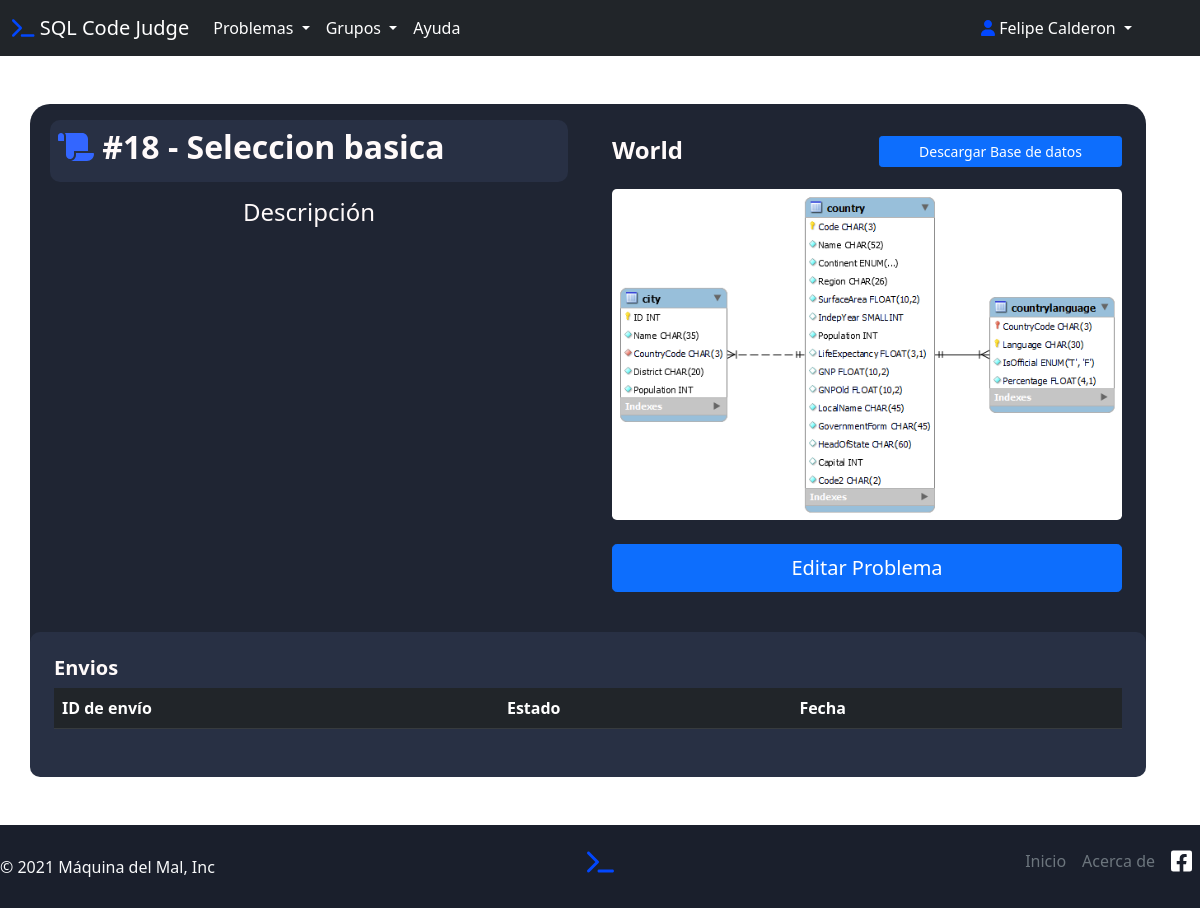
Page /php/Problema.php?id=18 (signed in) on the committed database.
### tables this page shows
CREATE TABLE `problema` (
  `idPROBLEMA` int(11) NOT NULL,
  `Titulo` varchar(45) NOT NULL,
  `Descripcion` longtext NOT NULL,
  `DOCENTE_idUsuario` int(11) NOT NULL,
  `Solucion` longtext NOT NULL,
  `CATEGORIA_idCATEGORIA` int(11) NOT NULL,
  `dificultad` enum('Basico','Intermedio','Avanzado') NOT NULL,
  `NombreBaseDatos` enum('World','Sakila','Nwind') NOT NULL
);

### data/problemaDAO.php (called while the page is built, shortened)
<?php
    class problemaDao{
        private $mysqli;
        public function __construct($conexion)
        {
            $this->mysqli = $conexion;
        }
        public function obtenerProblemaPorID($id){
            $sql = "SELECT idProblema,Titulo,descripcion,NombreBaseDatos FROM problema where idProblema=$id;";
            $consulta = mysqli_query($this->mysqli,$sql);
            $row = mysqli_fetch_array($consulta);
            $problema = new Problem();
            $problema->idProblema=$row[0];
            $problema->Titulo=$row[1];
            $problema->Descripcion=$row[2];
            $problema->nombreBaseDatos=$row[3];
            return $problema;
        }
    }
?>

### php/Problema.php (the view, shortened to what this page needs)
<?php
include_once("../data/problemaDAO.php");
$id = $_GET["id"];
$conexion = conectar();
$operaciones = new problemaDAO($conexion);
$problema = $operaciones->obtenerProblemaPorID($id);
?>
<!DOCTYPE html>
<html lang="es">
<head>
    <link rel="stylesheet" href="../css/style-problems.css">
    <link rel="stylesheet" href="../css/style-main.css">
    <link href="https://cdn.jsdelivr.net/npm/bootstrap@5.1.1/dist/css/bootstrap.min.css" rel="stylesheet">
</head>
<body>
    <header>
        <nav class="navbar navbar-expand-lg navbar-dark bg-dark">
            <div class="container-fluid">
                <a class="navbar-brand" href="../index.php" id="logo">
                    <i class="fas fa-terminal" style="color: #0247fe;"></i> SQL Code Judge</a>
                <div class="collapse navbar-collapse" id="navbarSupportedContent">
                    <ul class="navbar-nav me-auto mb-2 mb-lg-0">
                        <li class="nav-item dropdown">
                            <a class="nav-link dropdown-toggle" href="#" id="navbarDropdown" role="button" data-bs-toggle="dropdown" aria-expanded="false">
                                Problemas
                            </a>
                        </li>
                        <?php
                        if (isset($_SESSION['tipo'])) {
                            $usuario = $_SESSION['tipo'];
                            if ($usuario != "alumno") {
                        ?>
                                <li class="nav-item dropdown">
                                    <a class="nav-link dropdown-toggle" id="navbarDropdown" role="button" href="#" data-bs-toggle="dropdown" aria-expanded="false">
                                        Grupos
                                    </a>
                                </li>
                        <?php
                            }
                        }
                        ?>
                        <li class="nav-item">
                            <a class="nav-link active" aria-current="page" href="#">Ayuda</a>
                        </li>
                    </ul>
                    <ul class="navbar-nav  mb-2 mb-lg-0">
                        <li class="nav-item dropdown mx-5">
                            <a class="nav-link dropdown-toggle" href="#" id="navbarDropdown" role="button" data-bs-toggle="dropdown" aria-expanded="false">
                                <i class="fas fa-user" style="color: #0247fe;"></i> <?php echo $_SESSION['nombres'] . " " . $_SESSION['apellidos'] ?>
                            </a>
                        </li>
                    </ul>
                </div>
            </div>
        </nav>
    </header>
    <div class="container mt-5 rounded">
        <div class="dark-container row align-items-start">
            <div class="col-6">
                <div class="dark-div mt-3 mx-2 py-2 px-2">
                    <h2>
                        <strong>
                            <?php
                            echo "<i class='fas fa-scroll' style='color: #3366FF;'></i>  #" . $problema->idProblema . " - " . $problema->Titulo;
                            ?>
                        </strong>
                    </h2>
                </div>
                <div class="card-body">
                    <h4 class="text-center">Descripción</h4>
                </div>
            </div>
            <div class="col-6 card-body">
                <div class="my-3 mx-2 ">
                    <div class="row">
                        <div class="col-6">
                            <h4>
                                <strong>
                                    <?php
                                    echo $problema->nombreBaseDatos;
                                    ?>
                                </strong>
                            </h4>
                        </div>
                        <div class="col-6">
                            <a href="
                                <?php
                                if ($problema->nombreBaseDatos == "Nwind") {
                                    echo "https://drive.google.com/file/d/19b2PN6cxEZ1Bk7mKG2YIK4ftCKj4GtGb/view?usp=sharing";
                                } elseif ($problema->nombreBaseDatos == "World") {
                                    echo "https://drive.google.com/file/d/1xlqdrsxdCfWRrxzcuuPqf4zkZbKW26GC/view?usp=sharing";
                                } elseif ($problema->nombreBaseDatos == "Sakila") {
                                    echo "https://drive.google.com/file/d/1Ue25PY9QvD8meCA8kxOaSB3PQF7oFMGx/view?usp=sharing";
                                }
                                ?>
                                " class="btn btn-primary btn-sm w-100">Descargar Base de datos</a>
                        </div>
                    </div>
                    <div class="col-12">
                        <img src="<?php
                                    echo '../img/' . $problema->nombreBaseDatos . '.png';
                                    ?>" alt="" class="rounded-3 mx-auto d-block mb-4 mt-3" style="width: -webkit-fill-available;">
                    </div>
                    <?php
                    if ($_SESSION['tipo'] == "alumno") {
                    ?>
                        <div class="col-12 mb-4">
                            <div>
                                <h5>
                                    <strong>
                                        Escribe tu solución
                                    </strong>
                                </h5>
                            </div>
                            <div class="col-12 justify-content-center">
                                <form action="EnviarProblema.php" class="d-grid gap-2" Method="post">
                                    <textarea class="form-control" name="solucion" id="" rows="15" required></textarea>
                                    <div class="invalid-feedback">
                                        Por favor añada la consulta de solución.
                                    </div>
                                    <button type="submit" class="btn btn-primary btn-lg" name="idProblema" value="<?php echo $problema->idProblema; ?>">Enviar solución</button>
                                </form>
                            </div>
                        </div>
                    <?php
                    } else {
                    ?>
                        <div class="col-12 mb-4">
                            <div class="col-12 justify-content-center">
                                <form action="../EditarProblema.php" class="d-grid gap-2" method="post">
                                    <button type="submit" class="btn btn-primary btn-lg" name="" value="<?php echo $problema->idProblema; ?>">Editar Problema</button>
                                </form>
                            </div>
                        </div>
                    <?php
                    }
                    ?>
                </div>
            </div>
            <div class="dark-div col-12 p-4">
                <div>
                    <h5>
                        <strong>
                            Envios
                        </strong>
                    </h5>
                </div>
                <table class="table table-dark mb-4">
                    <thead>
                        <tr>
                            <th scope="col">ID de envío</th>
                            <th scope="col">Estado</th>
                            <th scope="col">Fecha</th>
                            <th scope="col"></th>
                        </tr>
                    </thead>
                </table>
            </div>
        </div>
    </div>
</body>
<footer class="footer-color d-flex flex-wrap justify-content-between align-items-center py-3 mt-5">
        <p class="col-md-4 mb-0 text-light">&copy; 2021 Máquina del Mal, Inc</p>
        <a href="../index.php" class="col-md-4 d-flex align-items-center justify-content-center mb-3 mb-md-0 me-md-auto link-dark text-decoration-none">
            <h4><i class="fas fa-terminal" style="color: #0247fe;"></i></h4>
        </a>
        <ul class="nav col-md-4 justify-content-end">
            <li class="nav-item"><a href="../index.php" class="nav-link px-2 text-muted">Inicio</a></li>
            <li class="nav-item"><a href="http://www.itsur.edu.mx/ing_sistemas.php" class="nav-link px-2 text-muted">Acerca de</a></li>
            <li class="nav-item">
                <a href="https://www.facebook.com/ITSURGTO" class="nav-link px-2 text-muted">
                    <i class="h4 fab fa-facebook-square" style="color: rgb(255, 255, 255);"></i></a>
            </li>
        </ul>
</footer>
</html>

### css/style-problems.css (style rules this page uses)
.dark-container { background-color: #1f2533 !important; }
.footer-color { background-color: #1a1f2c; }
.dark-div { background-color: #283044; border-radius: 10px; }
#navbarDropdown { color: white; }

### css/style-main.css (style rules this page uses)
body { height: 100%; background-image: url("../img/4882065.svg"); background-size: cover; background-size: 150%; background-repeat: no-repeat; background-position: center center; background-attachment: fixed; color: snow !important; }
.dark-container { background-color: #1f2533 !important; width: 100% !important; height: 100% !important; border-radius: 20px !important; }
.dark-div { background-color: #283044 !important; border-radius: 10px !important; }
#navbarDropdown { color: white; }
.footer-color { background-color: #1a1f2c; }

### rows in the picture
problema: idPROBLEMA "18", Titulo "Seleccion basica", NombreBaseDatos "World", NombreBaseDatos (picture)

### other values in the picture
$_SESSION['nombres'] "Felipe"
$_SESSION['apellidos'] "Calderon"
